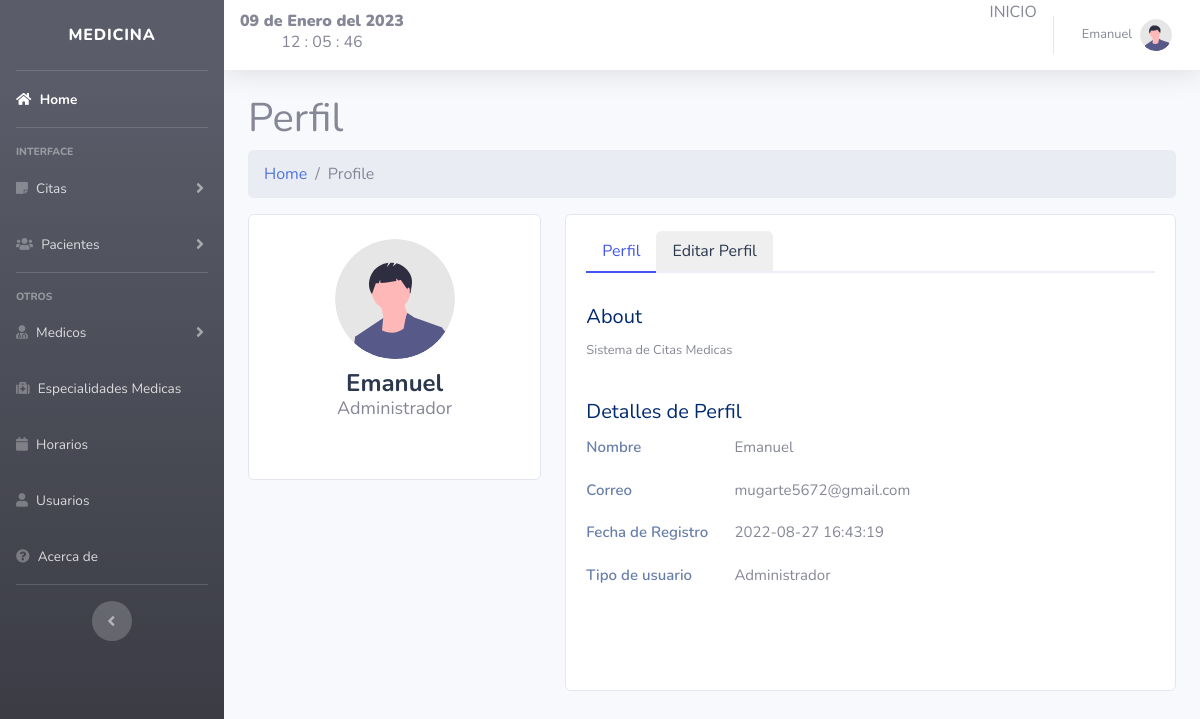
Screenshot of /views/perfil.php (signed in) with the database file from the repository.
### tables this page shows
CREATE TABLE `user` (
  `id` int(11) NOT NULL,
  `nombre` varchar(50) NOT NULL,
  `correo` varchar(50) NOT NULL,
  `password` varchar(300) NOT NULL,
  `fecha` timestamp NOT NULL DEFAULT current_timestamp(),
  `rol` int(11) NOT NULL,
  `status` int(11) NOT NULL DEFAULT 1
);

CREATE TABLE `roles` (
  `id` int(11) NOT NULL,
  `rol` varchar(50) NOT NULL
);

### views/perfil.php (the view, shortened to what this page needs)
<?php include "../includes/header.php"; ?>
<?php include "../includes/db.php"; ?>
<?php
$actualsesion = $_SESSION['nombre'];
?>
<?php
$sql = "SELECT  user.id, user.nombre, user.correo, user.password, user.fecha,
roles.rol FROM user
LEFT JOIN roles ON user.rol= roles.id  WHERE nombre ='$actualsesion'";
$usuarios = mysqli_query($conexion, $sql);
if ($usuarios->num_rows > 0) {
    foreach ($usuarios as $key => $fila) {
?>
        <tr>
        </tr>
<?php
    }
}
?>
<html lang="en">
<head>
    <link rel="stylesheet" href="../css/profile.css">
</head>
<body>
    <div class="container">
        <main id="main" class="main">
            <div class="pagetitle">
                <h1>Perfil</h1>
                <nav>
                    <ol class="breadcrumb">
                        <li class="breadcrumb-item"><a href="index.php">Home</a></li>
                        <li class="breadcrumb-item active">Profile</li>
                    </ol>
                </nav>
            </div>
            <section class="section profile">
                <div class="row">
                    <div class="col-xl-4">
                        <div class="card">
                            <div class="card-body profile-card pt-4 d-flex flex-column align-items-center">
                                <img src="../img/undraw_profile.svg" alt="Profile" class="rounded-circle">
                                <h2><?php echo $fila['nombre']; ?></h2>
                                <h3><?php echo $fila['rol']; ?></h3>
                                <div class="social-links mt-2">
                                </div>
                            </div>
                        </div>
                    </div>
                    <div class="col-xl-8">
                        <div class="card">
                            <div class="card-body pt-3">
                                <ul class="nav nav-tabs nav-tabs-bordered">
                                    <li class="nav-item">
                                        <button class="nav-link active" data-bs-toggle="tab" data-bs-target="#profile-overview">Perfil</button>
                                    </li>
                                    <li class="nav-item">
                                        <button class="nav-link" data-bs-toggle="tab" data-bs-target="#profile-edit">Editar Perfil</button>
                                    </li>
                                </ul>
                                <div class="tab-content pt-2">
                                    <div class="tab-pane fade show active profile-overview" id="profile-overview">
                                        <br>
                                        <h5 class="card-title">About</h5>
                                        <p class="small fst-italic">Sistema de Citas Medicas</p>
                                        <br>
                                        <h5 class="card-title">Detalles de Perfil</h5>
                                        <div class="row">
                                            <div class="col-lg-3 col-md-4 label ">Nombre</div>
                                            <div class="col-lg-9 col-md-8"><?php echo $fila['nombre']; ?></div>
                                        </div>
                                        <div class="row">
                                            <div class="col-lg-3 col-md-4 label">Correo</div>
                                            <div class="col-lg-9 col-md-8"><?php echo $fila['correo']; ?></div>
                                        </div>
                                        <div class="row">
                                            <div class="col-lg-3 col-md-4 label">Fecha de Registro</div>
                                            <div class="col-lg-9 col-md-8"><?php echo $fila['fecha']; ?></div>
                                        </div>
                                        <div class="row">
                                            <div class="col-lg-3 col-md-4 label">Tipo de usuario</div>
                                            <div class="col-lg-9 col-md-8"><?php echo $fila['rol']; ?></div>
                                        </div>
                                    </div>
                                </div>
</body>
</html>
<?php include "../includes/footer.php"; ?>

### css/profile.css (style rules this page uses)
.profile .profile-card img { max-width: 120px; }
.profile .profile-card h2 { font-size: 24px; font-weight: 700; color: #2c384e; margin: 10px 0 0 0; }
.profile .profile-card h3 { font-size: 18px; }
.profile .profile-overview .row { margin-bottom: 20px; font-size: 15px; }
.profile .profile-overview .card-title { color: #012970; }
.profile .profile-overview .label { font-weight: 600; color: rgba(1, 41, 112, 0.6); }
.nav-tabs-bordered { border-bottom: 2px solid #ebeef4; }
.nav-tabs-bordered .nav-link { margin-bottom: -2px; border: none; color: #2c384e; }
.nav-tabs-bordered .nav-link.active { background-color: #fff; color: #4154f1; border-bottom: 2px solid #4154f1; }

### rows the page displays
user: nombre "Emanuel", rol.rol "Administrador", correo "mugarte5672@gmail.com", fecha "2022-08-27 16:43:19"

### other values shown
fecha() "09 de Enero del 2023"
$_SESSION['nombre'] "Emanuel"
